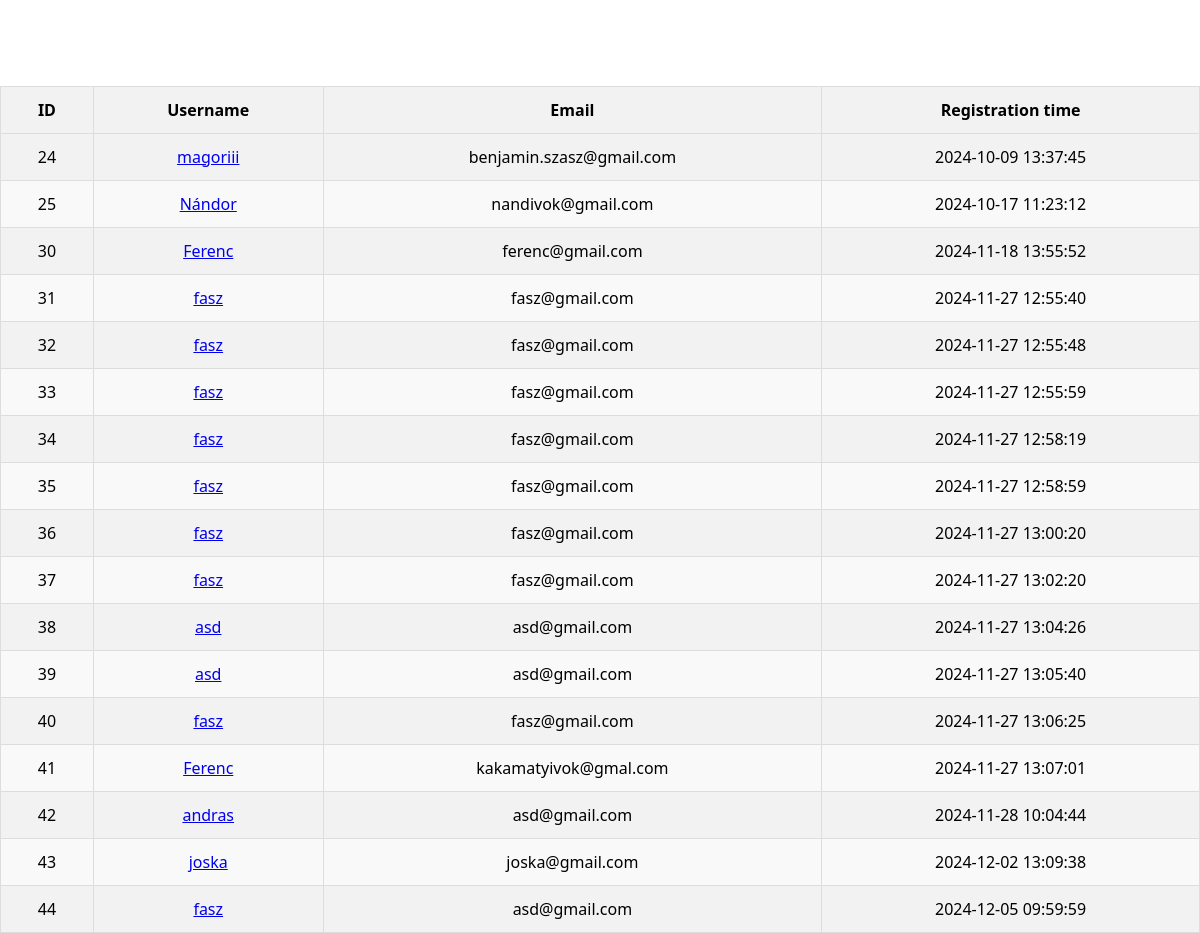
The page /kezelopult/users.php on the database as committed earlier.
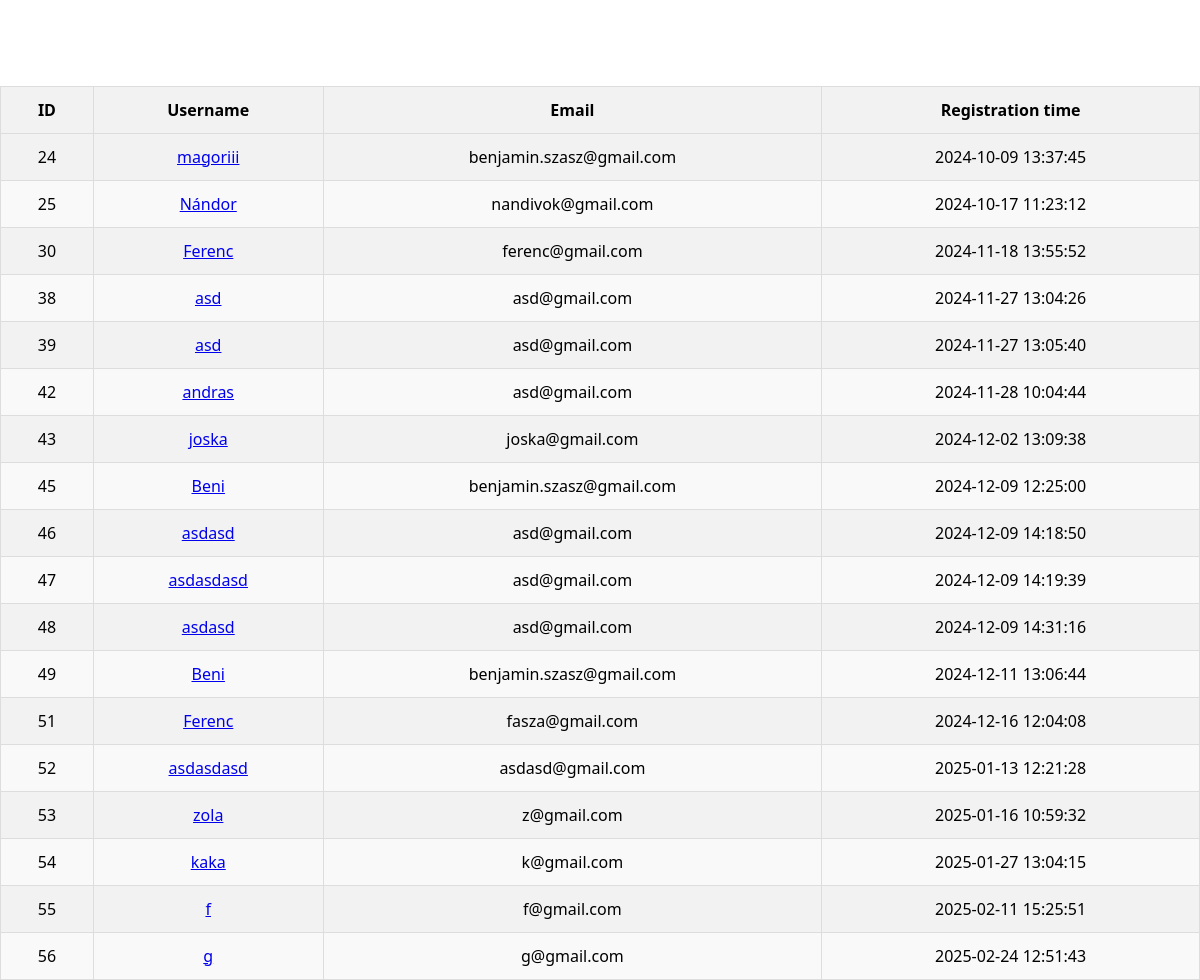
The same page on the database as committed later.
### tables this page shows
CREATE TABLE `user` (
  `uid` int(250) NOT NULL,
  `uname` varchar(250) NOT NULL,
  `uemail` varchar(250) NOT NULL,
  `upass` varchar(250) NOT NULL,
  `utime` datetime NOT NULL,
  `uproffkepnev` varchar(50) NOT NULL,
  `uproffkeredetikepnev` varchar(255) NOT NULL,
  `uip` varchar(250) NOT NULL,
  `usession` varchar(8) NOT NULL,
  `ustat` varchar(250) NOT NULL,
  `ucomm` text NOT NULL,
  `ubirtd` date NOT NULL
);

### kezelopult/users.php (the view, shortened to what this page needs)
<?php
$adb = mysqli_connect( "localhost", "root", "", "szb_registration" );
$query = "SELECT * FROM user";
$result = mysqli_query($adb, $query);
?>
<!DOCTYPE html>
<html lang="hu">
<head>
    <link rel="stylesheet" href="vizsgaremek/vizsga.css">
</head>
<body>
    <h1>Felhasználók listája</h1>
    <table>
        <thead>
            <tr>
                <th>ID</th>
                <th>Username</th>
                <th>Email</th>
                <th>Registration time</th>
            </tr>
        </thead>
        <tbody>
            <?php
            while ($row = mysqli_fetch_assoc($result)) {
                echo "<tr>";
                echo "<td>" . htmlspecialchars($row['uid']) . "</td>";
                echo "<td><a href='adatlap_form1.php?uid=" . urlencode($row['uid']) . "'>" . htmlspecialchars($row['uname']) . "</a></td>";
                echo "<td>" . htmlspecialchars($row['uemail']) . "</td>";
                echo "<td>" . htmlspecialchars($row['utime']) . "</td>";
                echo "</tr>";
            }
            ?>
        </tbody>
    </table>
</body>
</html>

Rows that differ between the two databases and show on the page:
removed user: uid "31", uname "fasz", uemail "fasz@gmail.com", utime "2024-11-27 12:55:40"
removed user: uid "32", uname "fasz", uemail "fasz@gmail.com", utime "2024-11-27 12:55:48"
removed user: uid "33", uname "fasz", uemail "fasz@gmail.com", utime "2024-11-27 12:55:59"
removed user: uid "34", uname "fasz", uemail "fasz@gmail.com", utime "2024-11-27 12:58:19"
removed user: uid "35", uname "fasz", uemail "fasz@gmail.com", utime "2024-11-27 12:58:59"
removed user: uid "36", uname "fasz", uemail "fasz@gmail.com", utime "2024-11-27 13:00:20"
removed user: uid "37", uname "fasz", uemail "fasz@gmail.com", utime "2024-11-27 13:02:20"
removed user: uid "40", uname "fasz", uemail "fasz@gmail.com", utime "2024-11-27 13:06:25"
removed user: uid "41", uname "Ferenc", uemail "kakamatyivok@gmal.com", utime "2024-11-27 13:07:01"
removed user: uid "44", uname "fasz", uemail "asd@gmail.com", utime "2024-12-05 09:59:59"
added user: uid "45", uname "Beni", uemail "benjamin.szasz@gmail.com", utime "2024-12-09 12:25:00"
added user: uid "46", uname "asdasd", uemail "asd@gmail.com", utime "2024-12-09 14:18:50"
added user: uid "47", uname "asdasdasd", uemail "asd@gmail.com", utime "2024-12-09 14:19:39"
added user: uid "48", uname "asdasd", uemail "asd@gmail.com", utime "2024-12-09 14:31:16"
added user: uid "49", uname "Beni", uemail "benjamin.szasz@gmail.com", utime "2024-12-11 13:06:44"
added user: uid "51", uname "Ferenc", uemail "fasza@gmail.com", utime "2024-12-16 12:04:08"
added user: uid "52", uname "asdasdasd", uemail "asdasd@gmail.com", utime "2025-01-13 12:21:28"
added user: uid "53", uname "zola", uemail "z@gmail.com", utime "2025-01-16 10:59:32"
added user: uid "54", uname "kaka", uemail "k@gmail.com", utime "2025-01-27 13:04:15"
added user: uid "55", uname "f", uemail "f@gmail.com", utime "2025-02-11 15:25:51"
added user: uid "56", uname "g", uemail "g@gmail.com", utime "2025-02-24 12:51:43"
